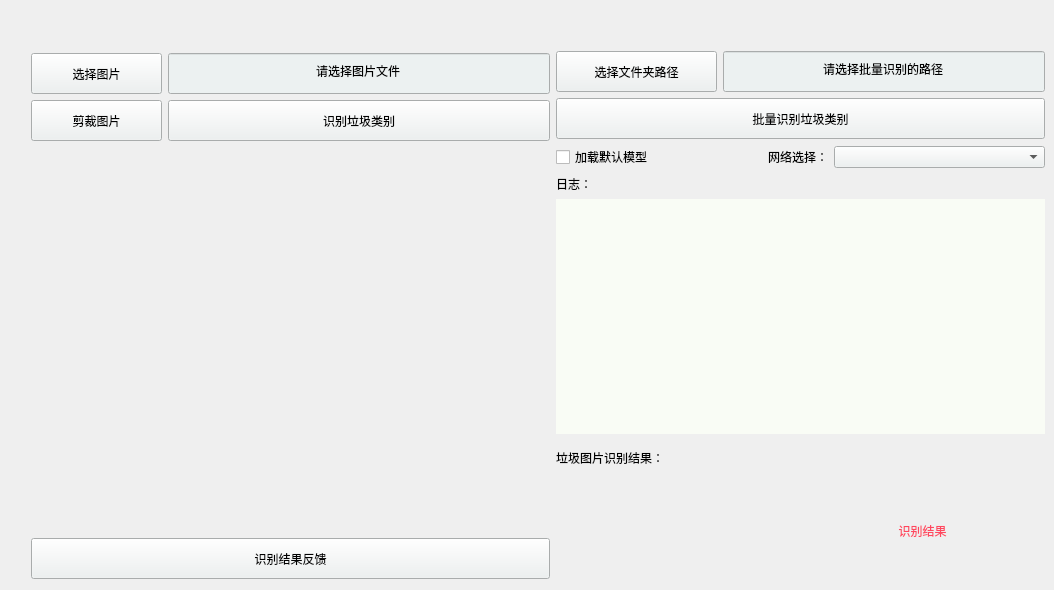
                     <widget class="QWidget" name="home_basic">
                      <property name="enabled">
                       <bool>true</bool>
                      </property>
                      <property name="styleSheet">
                       <string notr="true">background-position: center;
background-repeat: no-repeat;</string>
                      </property>
                      <widget class="QWidget" name="layoutWidget">
                       <property name="geometry">
                        <rect>
                         <x>31</x>
                         <y>51</y>
                         <width>1014</width>
                         <height>530</height>
                        </rect>
                       </property>
                       <layout class="QGridLayout" name="gridLayout_8">
                        <item row="0" column="0">
                         <layout class="QGridLayout" name="gridLayout_7">
                          <item row="0" column="0">
                           <layout class="QGridLayout" name="gridLayout_5">
                            <item row="1" column="1">
                             <widget class="QPushButton" name="btn_basic_garbage_classification">
                              <property name="enabled">
                               <bool>true</bool>
                              </property>
                              <property name="minimumSize">
                               <size>
                                <width>131</width>
                                <height>41</height>
                               </size>
                              </property>
                              <property name="styleSheet">
                               <string notr="true">background-color: #ecf1f1;</string>
                              </property>
                              <property name="text">
                               <string>识别垃圾类别</string>
                              </property>
                             </widget>
                            </item>
                            <item row="0" column="0">
                             <widget class="QPushButton" name="btn_basic_choose_pic">
                              <property name="minimumSize">
                               <size>
                                <width>131</width>
                                <height>41</height>
                               </size>
                              </property>
                              <property name="styleSheet">
                               <string notr="true">background-color: #ecf1f1;</string>
                              </property>
                              <property name="text">
                               <string>选择图片</string>
                              </property>
                              <property name="icon">
                               <iconset resource="resources.qrc">
                                <normaloff>:/icons/images/icons/cil-folder-open.png</normaloff>:/icons/images/icons/cil-folder-open.png</iconset>
                              </property>
                             </widget>
                            </item>
                            <item row="0" column="1">
                             <widget class="QLineEdit" name="lineEdit_basic_pic_addr">
                              <property name="minimumSize">
                               <size>
                                <width>0</width>
                                <height>41</height>
                               </size>
                              </property>
                              <property name="toolTipDuration">
                               <number>0</number>
                              </property>
                              <property name="layoutDirection">
                               <enum>Qt::LeftToRight</enum>
                              </property>
                              <property name="styleSheet">
                               <string notr="true">background-color: #ecf1f1;</string>
                              </property>
                              <property name="text">
                               <string>请选择图片文件</string>
                              </property>
                              <property name="alignment">
                               <set>Qt::AlignCenter</set>
                              </property>
                              <property name="readOnly">
                               <bool>true</bool>
                              </property>
                              <property name="placeholderText">
                               <string>Type here</string>
                              </property>
                             </widget>
                            </item>
                            <item row="1" column="0">
                             <widget class="QPushButton" name="btn_basic_crop">
                              <property name="minimumSize">
                               <size>
                                <width>131</width>
                                <height>41</height>
                               </size>
                              </property>
                              <property name="styleSheet">
                               <string notr="true">background-color: #ecf1f1;</string>
                              </property>
                              <property name="text">
                               <string>剪裁图片</string>
                              </property>
                              <property name="icon">
                               <iconset resource="resources.qrc">
                                <normaloff>:/icons/images/icons/crop_icon.png</normaloff>:/icons/images/icons/crop_icon.png</iconset>
                              </property>
                             </widget>
                            </item>
                           </layout>
                          </item>
                          <item row="2" column="0">
                           <layout class="QGridLayout" name="gridLayout_6">
                            <item row="1" column="0">
                             <widget class="QPushButton" name="btn_basic_feedback">
                              <property name="enabled">
                               <bool>true</bool>
                              </property>
                              <property name="minimumSize">
                               <size>
                                <width>481</width>
                                <height>41</height>
                               </size>
                              </property>
                              <property name="styleSheet">
                               <string notr="true">background-color: #ecf1f1;</string>
                              </property>
                              <property name="text">
                               <string>识别结果反馈</string>
                              </property>
                             </widget>
                            </item>
                           </layout>
                          </item>
                          <item row="1" column="0">
                           <widget class="QLabel" name="basicpicturelabel">
                            <property name="minimumSize">
                             <size>
                              <width>519</width>
                              <height>381</height>
                             </size>
                            </property>
                            <property name="maximumSize">
                             <size>
                              <width>519</width>
                              <height>381</height>
                             </size>
                            </property>
                            <property name="styleSheet">
                             <string notr="true">background-image: url(:/images/images/images/label_default_pic.png); </string>
                            </property>
                            <property name="text">
                             <string/>
                            </property>
                           </widget>
                          </item>
                         </layout>
                        </item>
                        <item row="0" column="1">
                         <layout class="QGridLayout" name="gridLayout_2">
                          <item row="0" column="0">
                           <layout class="QGridLayout" name="gridLayout_10">
                            <item row="0" column="1" colspan="2">
                             <widget class="QLineEdit" name="lineEdit_basic_dir_addr">
                              <property name="minimumSize">
                               <size>
                                <width>0</width>
                                <height>41</height>
                               </size>
                              </property>
                              <property name="toolTipDuration">
                               <number>0</number>
                              </property>
                              <property name="layoutDirection">
                               <enum>Qt::LeftToRight</enum>
                              </property>
                              <property name="styleSheet">
                               <string notr="true">background-color: #ecf1f1;</string>
                              </property>
                              <property name="text">
                               <string>请选择批量识别的路径</string>
                              </property>
                              <property name="alignment">
                               <set>Qt::AlignCenter</set>
                              </property>
                              <property name="readOnly">
                               <bool>true</bool>
                              </property>
                              <property name="placeholderText">
                               <string>Type here</string>
                              </property>
                             </widget>
                            </item>
                            <item row="1" column="0" colspan="3">
                             <widget class="QPushButton" name="btn_basic_batch_classification">
                              <property name="enabled">
                               <bool>true</bool>
                              </property>
                              <property name="minimumSize">
                               <size>
                                <width>481</width>
                                <height>41</height>
                               </size>
                              </property>
                              <property name="styleSheet">
                               <string notr="true">background-color: #ecf1f1;</string>
                              </property>
                              <property name="text">
                               <string>批量识别垃圾类别</string>
                              </property>
                             </widget>
                            </item>
                            <item row="0" column="0">
                             <widget class="QPushButton" name="btn_basic_choose_dir">
                              <property name="minimumSize">
                               <size>
                                <width>131</width>
                                <height>41</height>
                               </size>
                              </property>
                              <property name="styleSheet">
                               <string notr="true">background-color: #ecf1f1;</string>
                              </property>
                              <property name="text">
                               <string>选择文件夹路径</string>
                              </property>
                              <property name="icon">
                               <iconset resource="resources.qrc">
                                <normaloff>:/icons/images/icons/cil-folder-open.png</normaloff>:/icons/images/icons/cil-folder-open.png</iconset>
                              </property>
                             </widget>
                            </item>
                           </layout>
                          </item>
                          <item row="1" column="0">
                           <layout class="QGridLayout" name="gridLayout_4">
                            <item row="0" column="0">
                             <widget class="QCheckBox" name="checkBox_basic_default_model">
                              <property name="minimumSize">
                               <size>
                                <width>152</width>
                                <height>0</height>
                               </size>
                              </property>
                              <property name="cursor">
                               <cursorShape>PointingHandCursor</cursorShape>
                              </property>
                              <property name="text">
                               <string>加载默认模型</string>
                              </property>
                             </widget>
                            </item>
                            <item row="0" column="1">
                             <layout class="QGridLayout" name="gridLayout_3">
                              <item row="0" column="0">
                               <widget class="QLabel" name="label_2">
                                <property name="text">
                                 <string>网络选择：</string>
                                </property>
                               </widget>
                              </item>
                              <item row="0" column="1">
                               <widget class="QComboBox" name="comboBox_basic_net_choooser">
                                <property name="enabled">
                                 <bool>true</bool>
                                </property>
                                <property name="minimumSize">
                                 <size>
                                  <width>211</width>
                                  <height>0</height>
                                 </size>
                                </property>
                                <property name="styleSheet">
                                 <string notr="true">background-color: #ecf1f1;</string>
                                </property>
                                <property name="currentText">
                                 <string/>
                                </property>
                                <property name="currentIndex">
                                 <number>-1</number>
                                </property>
                               </widget>
                              </item>
                             </layout>
                            </item>
                           </layout>
                          </item>
                          <item row="2" column="0">
                           <widget class="QLabel" name="label_basic_log">
                            <property name="minimumSize">
                             <size>
                              <width>471</width>
                              <height>17</height>
                             </size>
                            </property>
                            <property name="text">
                             <string>日志：</string>
                            </property>
                           </widget>
                          </item>
                          <item row="3" column="0">
                           <widget class="QTextBrowser" name="textBrowser_basic_log">
                            <property name="minimumSize">
                             <size>
                              <width>481</width>
                              <height>150</height>
                             </size>
                            </property>
                            <property name="font">
                             <font>
                              <family>等距更纱黑体 SC</family>
                              <pointsize>12</pointsize>
                              <italic>false</italic>
                              <bold>false</bold>
                             </font>
                            </property>
                            <property name="styleSheet">
                             <string notr="true">color: #252825;
border: 0;</string>
                            </property>
                            <property name="html">
                             <string>&lt;!DOCTYPE HTML PUBLIC &quot;-//W3C//DTD HTML 4.0//EN&quot; &quot;http://www.w3.org/TR/REC-html40/strict.dtd&quot;&gt;
&lt;html&gt;&lt;head&gt;&lt;meta name=&quot;qrichtext&quot; content=&quot;1&quot; /&gt;&lt;meta charset=&quot;utf-8&quot; /&gt;&lt;style type=&quot;text/css&quot;&gt;
p, li { white-space: pre-wrap; }
&lt;/style&gt;&lt;/head&gt;&lt;body style=&quot; font-family:'等距更纱黑体 SC'; font-size:12pt; font-weight:400; font-style:normal;&quot; bgcolor=&quot;#f9fcf5&quot;&gt;
&lt;p style=&quot;-qt-paragraph-type:empty; margin-top:0px; margin-bottom:0px; margin-left:0px; margin-right:0px; -qt-block-indent:0; text-indent:0px;&quot;&gt;&lt;br /&gt;&lt;/p&gt;&lt;/body&gt;&lt;/html&gt;</string>
                            </property>
                           </widget>
                          </item>
                          <item row="4" column="0">
                           <widget class="QLabel" name="label_basic_tip_res">
                            <property name="minimumSize">
                             <size>
                              <width>481</width>
                              <height>35</height>
                             </size>
                            </property>
                            <property name="text">
                             <string>垃圾图片识别结果：</string>
                            </property>
                           </widget>
                          </item>
                          <item row="5" column="0">
                           <layout class="QGridLayout" name="gridLayout">
                            <item row="0" column="0">
                             <widget class="QLabel" name="label_3">
                              <property name="minimumSize">
                               <size>
                                <width>238</width>
                                <height>100</height>
                               </size>
                              </property>
                              <property name="maximumSize">
                               <size>
                                <width>238</width>
                                <height>100</height>
                               </size>
                              </property>
                              <property name="text">
                               <string/>
                              </property>
                             </widget>
                            </item>
                            <item row="0" column="1">
                             <widget class="QLabel" name="label_basic_classification_result_2">
                              <property name="minimumSize">
                               <size>
                                <width>237</width>
                                <height>100</height>
                               </size>
                              </property>
                              <property name="maximumSize">
                               <size>
                                <width>237</width>
                                <height>100</height>
                               </size>
                              </property>
                              <property name="styleSheet">
                               <string notr="true">color: #ff475f;
font: 18pt &quot;等距更纱黑体 SC&quot;;
background-image: url(:/images/images/images/label_bg.jpg); </string>
                              </property>
                              <property name="text">
                               <string>识别结果</string>
                              </property>
                              <property name="alignment">
                               <set>Qt::AlignCenter</set>
                              </property>
                             </widget>
                            </item>
                           </layout>
                          </item>
                         </layout>
                        </item>
                       </layout>
                      </widget>
                     </widget>
